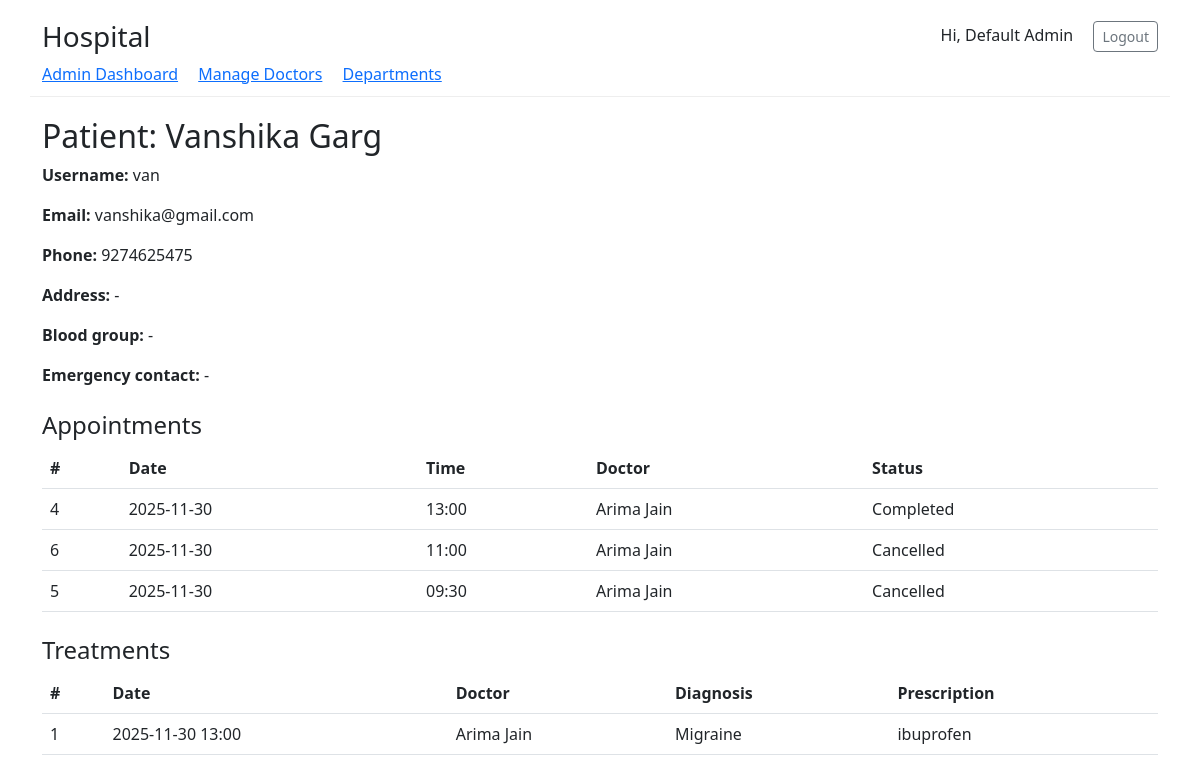
Before: /admin/patients/1 (signed in) with the older database file.
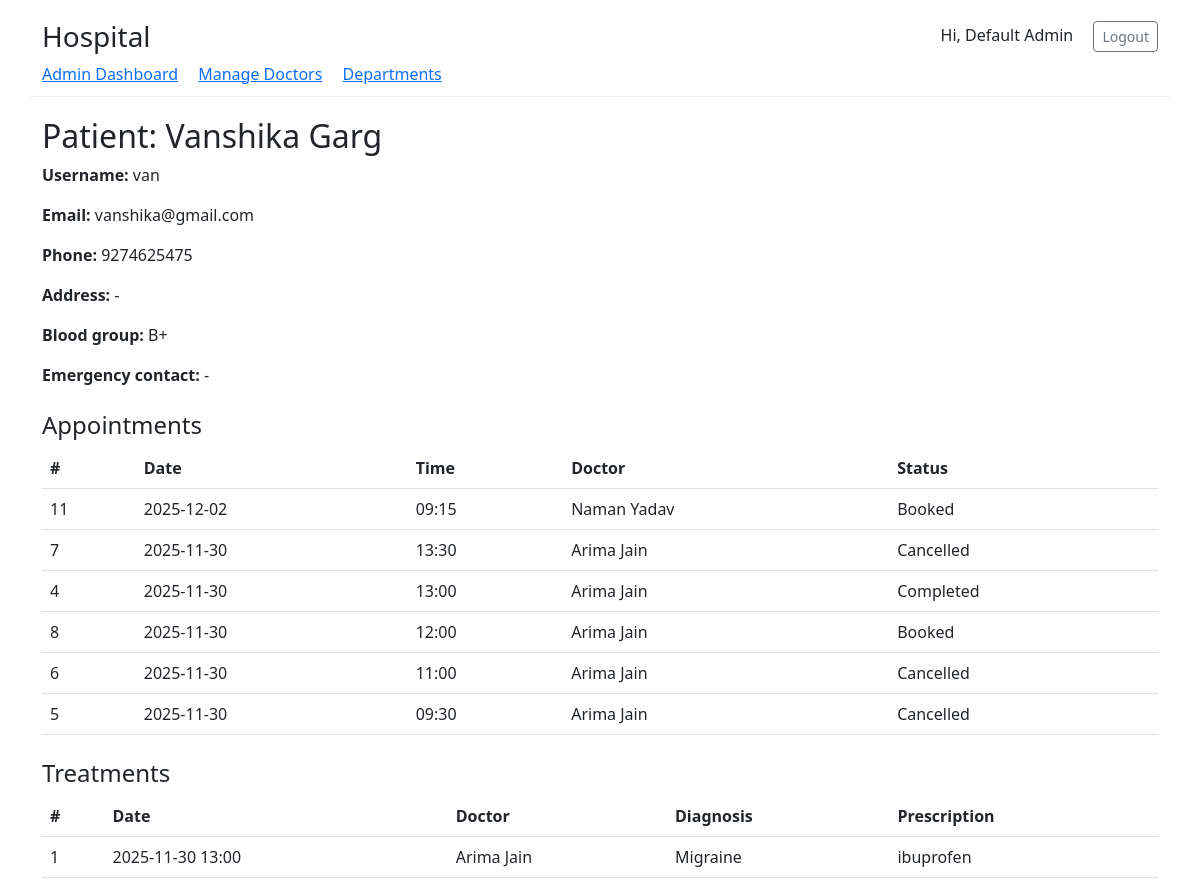
After: the same page with the newer database file.
### tables this page shows
CREATE TABLE appointments (
            id INTEGER PRIMARY KEY AUTOINCREMENT,
            patient_id INTEGER NOT NULL,
            doctor_id INTEGER NOT NULL,
            date TEXT NOT NULL,             -- YYYY-MM-DD
            time TEXT NOT NULL,             -- HH:MM (start)
            end_time TEXT,                  -- HH:MM (end)
            status TEXT NOT NULL DEFAULT 'Booked' CHECK(status IN ('Booked','Completed','Cancelled')),
            created_at TEXT NOT NULL,
            FOREIGN KEY(patient_id) REFERENCES patients(id),
            FOREIGN KEY(doctor_id) REFERENCES doctors(id)
        );

CREATE TABLE users (
            id INTEGER PRIMARY KEY AUTOINCREMENT,
            username TEXT UNIQUE NOT NULL,
            password_hash TEXT NOT NULL,
            role TEXT NOT NULL CHECK(role IN ('admin','doctor','patient')),
            full_name TEXT,
            email TEXT,
            phone TEXT,
            is_active INTEGER DEFAULT 1
        );

CREATE TABLE treatments (
            id INTEGER PRIMARY KEY AUTOINCREMENT,
            appointment_id INTEGER UNIQUE NOT NULL,
            diagnosis TEXT,
            prescription TEXT,
            notes TEXT,
            FOREIGN KEY(appointment_id) REFERENCES appointments(id)
        );

CREATE TABLE patients (
            id INTEGER PRIMARY KEY AUTOINCREMENT,
            user_id INTEGER UNIQUE NOT NULL,
            address TEXT,
            blood_group TEXT,
            emergency_contact TEXT,
            FOREIGN KEY(user_id) REFERENCES users(id)
        );

### app.py (the view)
@app.route("/admin/patients/<int:patient_id>")
@login_required(role="admin")
def admin_view_patient(patient_id):
    db=get_db()
    patient=db.execute("""
      SELECT p.id AS patient_id, u.id AS user_id, u.username, u.full_name, u.email, u.phone, p.address, p.blood_group, p.emergency_contact
      FROM patients p JOIN users u ON p.user_id=u.id WHERE p.id=?
    """,(patient_id,)).fetchone()
    if not patient: flash("Patient not found.", "danger"); return redirect(url_for("admin_list_patients"))
    appointments=db.execute("""
      SELECT a.id,a.date,a.time,a.end_time,a.status,d.id as doctor_id,u_d.full_name doctor_name
      FROM appointments a JOIN doctors d ON a.doctor_id=d.id JOIN users u_d ON d.user_id=u_d.id
      WHERE a.patient_id=? ORDER BY datetime(a.date||' '||a.time) DESC
    """,(patient_id,)).fetchall()
    treatments=db.execute("""
      SELECT t.id,t.appointment_id,t.diagnosis,t.prescription,t.notes,a.date AS appt_date,a.time AS appt_time,u_d.full_name AS doctor_name
      FROM treatments t JOIN appointments a ON t.appointment_id=a.id JOIN doctors d ON a.doctor_id=d.id JOIN users u_d ON d.user_id=u_d.id
      WHERE a.patient_id=? ORDER BY a.date DESC,a.time DESC
    """,(patient_id,)).fetchall()
    return render_template("admin_view_patient.html", patient=patient, appointments=appointments, treatments=treatments)

### app.py (called while the page is built, shortened)
def get_db():
    if "db" not in g:
        g.db = sqlite3.connect(DB_PATH, detect_types=sqlite3.PARSE_DECLTYPES)
        g.db.row_factory = sqlite3.Row
    return g.db

def login_required(role=None):
    from functools import wraps
    def decorator(f):
        @wraps(f)
        def wrapped(*args, **kwargs):
            if "user_id" not in session:
                return redirect(url_for("login"))
            return f(*args, **kwargs)
        return wrapped
    return decorator

### templates/admin_view_patient.html
{% extends "base.html" %}
{% block content %}
<h2>Patient: {{ patient.full_name }}</h2>
<p><strong>Username:</strong> {{ patient.username }}</p>
<p><strong>Email:</strong> {{ patient.email }}</p>
<p><strong>Phone:</strong> {{ patient.phone }}</p>
<p><strong>Address:</strong> {{ patient.address or '-' }}</p>
<p><strong>Blood group:</strong> {{ patient.blood_group or '-' }}</p>
<p><strong>Emergency contact:</strong> {{ patient.emergency_contact or '-' }}</p>
<h4 class="mt-4">Appointments</h4>
<table class="table">
  <thead><tr><th>#</th><th>Date</th><th>Time</th><th>Doctor</th><th>Status</th></tr></thead>
  <tbody>
    {% for a in appointments %}
      <tr><td>{{ a.id }}</td><td>{{ a.date }}</td><td>{{ a.time }}</td><td>{{ a.doctor_name }}</td><td>{{ a.status }}</td></tr>
    {% else %}
      <tr><td colspan="5" class="text-center">No appointments</td></tr>
    {% endfor %}
  </tbody>
</table>
<h4 class="mt-4">Treatments</h4>
<table class="table">
  <thead><tr><th>#</th><th>Date</th><th>Doctor</th><th>Diagnosis</th><th>Prescription</th></tr></thead>
  <tbody>
    {% for t in treatments %}
      <tr><td>{{ t.id }}</td><td>{{ t.appt_date }} {{ t.appt_time }}</td><td>{{ t.doctor_name }}</td><td>{{ t.diagnosis or '-' }}</td><td>{{ t.prescription or '-' }}</td></tr>
    {% else %}
      <tr><td colspan="5" class="text-center">No treatments</td></tr>
    {% endfor %}
  </tbody>
</table>
{% endblock %}

Changed rows visible on the page:
now on this page (row edited): patients: blood_group "B+"
added appointments: id "11", date "2025-12-02", time "09:15", doctor_name "Naman Yadav", status "Booked"
added appointments: id "7", date "2025-11-30", time "13:30", doctor_name "Arima Jain", status "Cancelled"
added appointments: id "8", date "2025-11-30", time "12:00", doctor_name "Arima Jain", status "Booked"
Other visible differences:
{{ patient.blood_group or '-' }}: "-" → (not shown)
